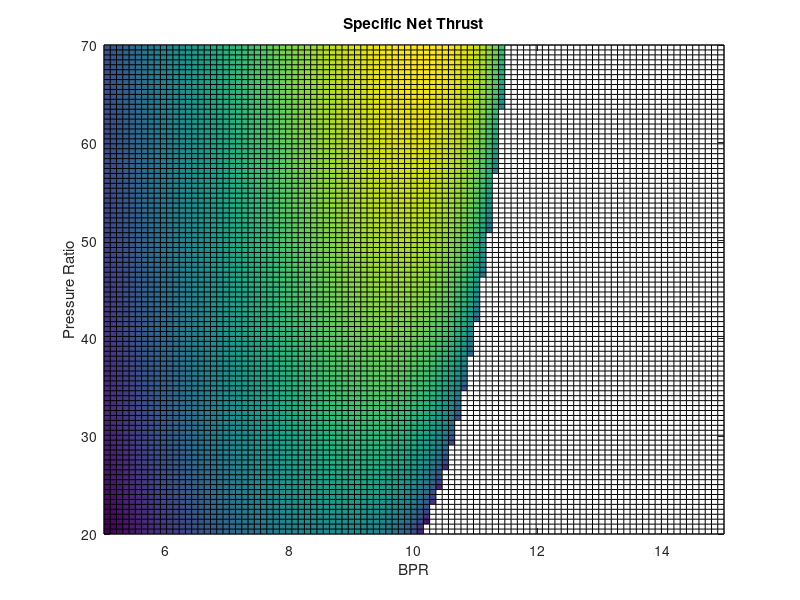

Reproduce this figure in MATLAB. (Note: this script raises an error after producing the figure.)
clear
close all
clc
%% Constants
phi = 0.25;
LHV = 43E6; % kJ/kg
rF = 1.5;
rP = linspace(20,70);
BPR = linspace(5,15);
effFC = 0.9;
effT = 0.95;
gamma = 1.4;
R = 287; % J/kg*K
M = 0.7;
T0 = 288.15; % K
T1 = T0; % K
p0 = 101.325; % kPa
p1 = p0; % K
govergless1 = gamma/(gamma-1);
gless1over2 = (gamma-1)/2;
gless1overg = 1/govergless1;
cp = govergless1*R; % J/kg*K
p03 = zeros(100,100);
T03 = zeros(100,100);
p04 = zeros(100,100);
T04 = zeros(100,100);
T045 = zeros(100,100);
p045 = zeros(100,100);
T05 = zeros(100,100);
p05 = zeros(100,100);
T09 = zeros(100,100);
p09 = zeros(100,100);
Vc = zeros(100,100);
specificnetthrust = zeros(100,100);
tsfc = zeros(100,100);
effProp = zeros(100,100);
%% Constant Calculations
% Diffuser
p01 = p1*(1+gless1over2*M^2)^govergless1; % kPa
p02 = p01; % kPa
T01 = T1*(1+gless1over2*M^2); % K
T02 = T01; % K
% Fan
p013 = rF*p02; % kPa
p023 = p013; % kPa
T013 = T02*(1+(1/effFC)*(rF^gless1overg-1)); % K
T023 = T013; % K
% Bypass
T019 = T013; % K
p019 = p013; % kPa
% Combustor
mfoverma = (12*12.01+26*1.008)/(18.5*2*16+18.5*3.76*2*14.01);
% Velocity
Vb = sqrt(2*govergless1*R.*T013.*(1-(p1./p013).^gless1overg)); % m/s
V = M*sqrt(gamma*R*T0); % m/s
%% Variable Calculations
for i = 1:100
    for j = 1:100
        % Core
        p03(i,j) = rP(i)*p023; % kPa
        T03(i,j) = T023*(1+(1/effFC)*(rP(i).^gless1overg-1)); % K
        p04(i,j) = p03(i,j); % kPa
        T04(i,j) = T03(i,j)+mfoverma*LHV*phi/cp; % K
        T045(i,j) = T04(i,j)-(T023/effFC)*(rP(i).^gless1overg-1); % K
        p045(i,j) = p04(i,j).*(1-((T023)./(effFC*effT*T04(i,j))).*(rP(i).^gless1overg-1)).^govergless1; % kPa
        T05(i,j) = T045(i,j)-(1+BPR(j)).*(T02/effFC).*(rF^gless1overg-1); % K
        p05(i,j) = p045(i,j).*(1-(1+BPR(j)).*((T02)./(effFC*effT*T045(i,j))).*(rF^gless1overg-1)).^govergless1; % kPa
        p09(i,j) = p05(i,j); % kPa
        T09(i,j) = T05(i,j); % K
        % Velocity
        Vc(i,j) = sqrt(2*govergless1*R.*T05(i,j).*(1-(p1./p05(i,j)).^gless1overg)); % m/s
        specificnetthrust(i,j) = Vc(i,j)-V+BPR(j).*(Vb-V);
        tsfc(i,j) = phi*mfoverma./specificnetthrust(i,j);
        effProp(i,j) = (2*specificnetthrust(i,j)*V)/(BPR(j).*(Vb^2-V^2)+(Vc(i,j).^2-V^2));
        if (1-(p1/p05(i,j))^gless1overg) < 0
             specificnetthrust(i,j) = NaN;
             tsfc(i,j) = NaN;
             effProp(i,j) = NaN;
        end
    end
end
%% Plots
% Specific Net Thrust
figure()
ThrustGraph = pcolor(BPR,rP,specificnetthrust);
title('Specific Net Thrust')
xlabel('BPR')
ylabel('Pressure Ratio')
ThrustGraph.FaceColor = 'interp';
% Thrust Specific Fuel Consumption
figure()
tsfcGraph = pcolor(BPR,rP,real(tsfc));
title('Thrust Specific Fuel Consumption')
xlabel('BPR')
ylabel('Pressure Ratio')
tsfcGraph.FaceColor = 'interp';
% Propulsive Efficiency
figure()
propGraph = pcolor(BPR,rP,real(effProp));
title('Propulsive Efficiency')
xlabel('BPR')
ylabel('Pressure Ratio')
propGraph.FaceColor = 'interp';
%% Diameter calculations
maxspecificnetthrustcolumns = max(specificnetthrust);
maxspecificnetthrust = max(maxspecificnetthrustcolumns)
maxpropeffcolumns = max(effProp);
maxpropeff = max(maxpropeffcolumns)
mintsfccolumns = min(tsfc);
mintsfc = min(mintsfccolumns)
Vnew = 293.333;
masscore = 118.33;
rho = 1.225;
coreD = sqrt(masscore*4/(rho*Vnew*pi()));
massbypass = masscore*13.28;
bypassD = sqrt((4*massbypass/(rho*pi()*Vnew))+coreD^2);